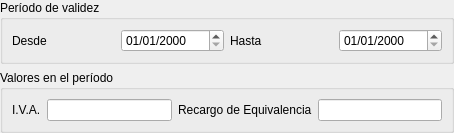
<?xml version="1.0" encoding="UTF-8"?>
<ui version="4.0">
 <class>frmPeriodosImpuesto</class>
 <widget class="QWidget" name="frmPeriodosImpuesto">
  <property name="geometry">
   <rect>
    <x>0</x>
    <y>0</y>
    <width>454</width>
    <height>112</height>
   </rect>
  </property>
  <property name="windowTitle">
   <string>Períodos de validez del impuesto</string>
  </property>
  <layout class="QVBoxLayout" name="verticalLayout">
   <property name="margin">
    <number>0</number>
   </property>
   <item>
    <widget class="QGroupBox" name="groupBox">
     <property name="title">
      <string>Período de validez</string>
     </property>
     <layout class="QHBoxLayout" name="horizontalLayout">
      <item>
       <widget class="QLabel" name="label">
        <property name="text">
         <string>Desde</string>
        </property>
       </widget>
      </item>
      <item>
       <widget class="DBDateTimeEdit" name="db_fechadesde">
        <property name="displayFormat">
         <string>dd/MM/yyyy</string>
        </property>
        <property name="fieldName">
         <string>fechadesde</string>
        </property>
        <property name="dataEditable">
         <bool>true</bool>
        </property>
       </widget>
      </item>
      <item>
       <widget class="QLabel" name="label_2">
        <property name="text">
         <string>Hasta</string>
        </property>
       </widget>
      </item>
      <item>
       <widget class="DBDateTimeEdit" name="db_fechahasta">
        <property name="displayFormat">
         <string>dd/MM/yyyy</string>
        </property>
        <property name="fieldName">
         <string>fechahasta</string>
        </property>
        <property name="dataEditable">
         <bool>true</bool>
        </property>
       </widget>
      </item>
     </layout>
    </widget>
   </item>
   <item>
    <widget class="QGroupBox" name="groupBox_2">
     <property name="title">
      <string>Valores en el período</string>
     </property>
     <layout class="QHBoxLayout" name="horizontalLayout_2">
      <item>
       <widget class="QLabel" name="label_3">
        <property name="text">
         <string>I.V.A.</string>
        </property>
       </widget>
      </item>
      <item>
       <widget class="DBNumberEdit" name="db_iva">
        <property name="fieldName">
         <string>iva</string>
        </property>
        <property name="dataEditable">
         <bool>true</bool>
        </property>
       </widget>
      </item>
      <item>
       <widget class="QLabel" name="label_4">
        <property name="text">
         <string>Recargo de Equivalencia</string>
        </property>
       </widget>
      </item>
      <item>
       <widget class="DBNumberEdit" name="db_recargo">
        <property name="fieldName">
         <string>recargo</string>
        </property>
        <property name="dataEditable">
         <bool>true</bool>
        </property>
       </widget>
      </item>
     </layout>
    </widget>
   </item>
  </layout>
 </widget>
 <customwidgets>
  <customwidget>
   <class>DBDateTimeEdit</class>
   <extends>QDateTimeEdit</extends>
   <header>widgets/dbdatetimeedit.h</header>
  </customwidget>
  <customwidget>
   <class>DBNumberEdit</class>
   <extends>QLineEdit</extends>
   <header>widgets/dbnumberedit.h</header>
  </customwidget>
 </customwidgets>
 <resources/>
 <connections/>
</ui>
